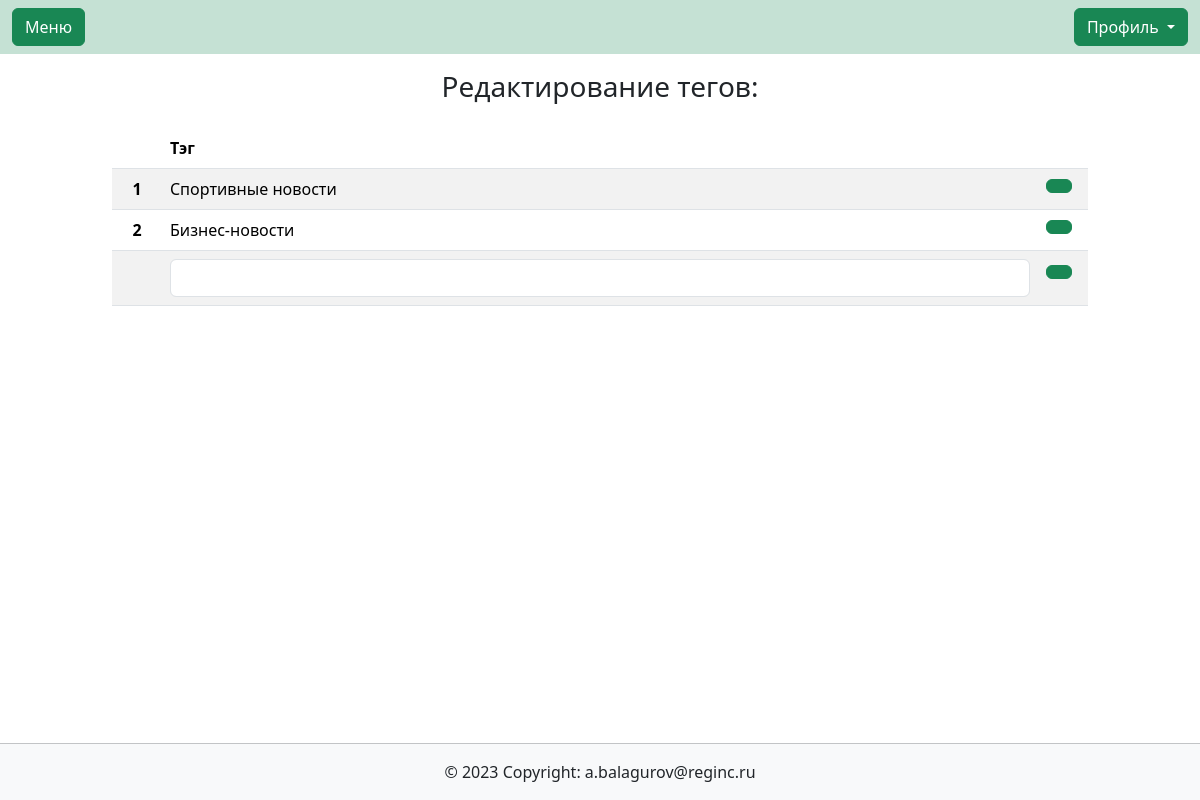
The page /contentmanagment/tags/ on the database as committed earlier.
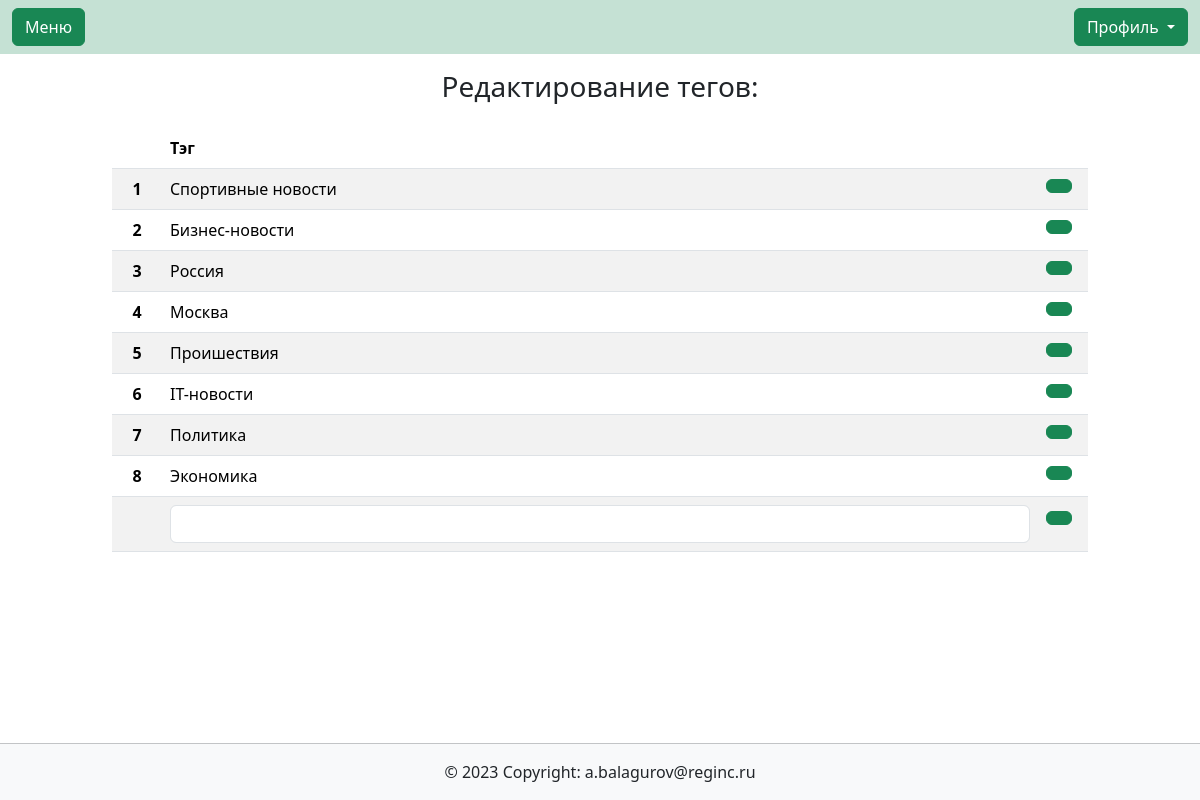
The same page on the database as committed later.
### main/models.py (models this page shows)
class TagsModel(models.Model):
    description = models.CharField(max_length=100, blank=True)
    class Meta:
        verbose_name_plural = 'Тэги новостей'
    def __str__(self):
        return self.description
    def get_absolute_url(self):
        return reverse('contentmanagment:tags', kwargs={'id': self.id})

### contentmanagment/views.py (the view)
# urls.py: path('tags/', views.tags, name='tags'),
def tags(request, id=None):
    tags = TagsModel.objects.all()
    form = TagsForm()
    if id != None:
        instance = TagsModel.objects.get(pk=id)
        form = TagsForm(instance=instance)
    if request.method == 'POST':
        form = TagsForm(request.POST, instance=instance)
        if form.is_valid():
            form.save()
            return redirect('contentmanagment:tags', permanent=True)
    context = {
        'tags': tags,
        'form': form,
        'id': id,
    }
    print(form.instance)
    return render(request, 'contentmanagment/tags.html', context)

### contentmanagment/forms.py
class TagsForm(forms.ModelForm):
    class Meta:
        model = TagsModel
        fields = ['description']
        widgets = {
            'description': forms.TextInput(attrs={'class': 'form-control'}),
        }

### contentmanagment/templates/contentmanagment/tags.html (shortened to what this page needs)
{% extends  'base.html' %}
{% load bootstrap_icons %}
{% block content %}
    <h3 class="text-center py-3">Редактирование тегов:</h3>
    <div class="container col-12 col-md-10">
    <table class="table table-striped">
        <thead>
          <tr>
            <th scope="col"></th>
            <th scope="col">Тэг</th>
            <th scope="col"></th>
          </tr>
        </thead>
        <tbody>
        {% for tag in tags %}
            <tr class="my-auto align-items-center">
                <th scope="row" class="my-auto py-auto text-center" style="width: 50px;">{{ forloop.counter }}</th>
                <td class="my-auto py-auto align-items-center">{{ tag.description }}</td>
                <td class="my-1 py-1" style="width: 50px;"><a class="btn btn-success" href="{{ tag.get_absolute_url }}">{% bs_icon 'pencil' size='1.3em' %}</a></td>
            </tr>
        {% endfor %}
            <form method="post">
                <tr class="my-auto align-items-center">
                    <th scope="row" class="my-auto text-center" style="width: 50px;"></th>
                    <td class="my-auto py-auto align-items-center">{{ form.description }}</td>
                    <td class="my-auto" style="width: 50px;"><button type="submit" class="btn btn-success"> </button></td>
                </tr>
            </form>
        </tbody>
    </table>
</div>
{% endblock content %}

### all_apps/templates/base.html (shortened to what this page needs)
<!DOCTYPE html>
{% load bootstrap5 %}
{% load bootstrap_icons %}
{% load static %}
{% load i18n %}
<html lang="ru">
<head>
    <link rel="stylesheet" href="{% static 'main/css/style.css' %}">
    <link href="https://cdn.jsdelivr.net/npm/select2@4.1.0-rc.0/dist/css/select2.min.css" rel="stylesheet" />
    {% bootstrap_css %}
</head>
<body class="d-flex flex-column min-vh-100">
    {% block header %}
        {% include "header.html" %}
    {% endblock header %}
    {% block content %}
    {% endblock content %}
    {% block footer %}
        {% include "footer.html" %}
    {% endblock footer %}
</body>
</html>

### all_apps/templates/header.html (shortened to what this page needs)
{% load bootstrap_icons %}
<nav class="navbar navbar-expand-lg navbar-light" style="background-color: #C5E1D4;">
    <div class="container-fluid">
        <a class="btn btn-success" data-bs-toggle="offcanvas" href="#offcanvasExample" role="button" aria-controls="offcanvasExample">
            {% bs_icon 'list' size='1.5em' %} Меню
        </a>
        {% if user.is_authenticated %}
            <div class="dropdown ms-3" style="background-color: #C5E1D4;">
                <button class="btn btn-success dropdown-toggle" id="bd-versions" data-bs-toggle="dropdown" aria-expanded="false" data-bs-display="static">
                    {{ user.last_name }} {{ user.first_name }}
                </button>
                <ul class="dropdown-menu dropdown-menu-end" style="background-color: #C5E1D4;" aria-labelledby="bd-versions">
                    <li>
                        <a class="dropdown-item" href="{% url 'contentmanagment:news-list' %}">Мои публикации</a>
                    </li>
                    <li>
                        <a class="dropdown-item" href="{% url 'contentmanagment:addNews' %}">Добавить новость</a>
                    </li>
                    <li>
                        <a class="dropdown-item" href="{% url 'contentmanagment:tags' %}">Тэги новостей</a>
                    </li>
                    <li>
                        <a class="dropdown-item" href="{% url 'users:profile' %}">Личный кабинет</a>
                    </li>
                    {% if perms.user.change_user %}
                        <li>
                            <a class="dropdown-item" href="{% url 'users:listusers' %}">Пользователи</a>
                        </li>
                        <li>
                            <a class="dropdown-item" href="{% url 'users:listgroups' %}">Группы доступа</a>
                        </li>
                    {% endif %}
                    <li><hr class="dropdown-divider"></li>
                    <li>
                        <a class="dropdown-item"  href="{% url 'users:logout' %}">Выход</a>
                    </li>
                </ul>
            </div>
        {% else %}
            <div class="dropdown ms-3" style="background-color: #C5E1D4;">
                <button class="btn btn-success dropdown-toggle" id="bd-versions" data-bs-toggle="dropdown" aria-expanded="false" data-bs-display="static">
                    Профиль
                </button>
            </div>
        {% endif %}
    </div>
  </nav>

### all_apps/templates/footer.html
<footer class="bg-light text-center col-12 ">
    <hr class="p-0 m-0">
    <div class="text-center p-3">
      © 2023 Copyright:
      <a href="mailto:a.balagurov@reginc.ru" class="link-dark text-decoration-none">a.balagurov@reginc.ru</a>
    </div>
  </footer>

### main/static/main/css/style.css (style rules this page uses)
body { min-height: 100vh; position: relative; margin: 0; padding-bottom: 55px; box-sizing: border-box; }
footer { position: absolute; bottom: 0; height: 57px; }

Rows that differ between the two databases and show on the page:
added TagsModel: description "Россия"
added TagsModel: description "Москва"
added TagsModel: description "Проишествия"
added TagsModel: description "IT-новости"
added TagsModel: description "Политика"
added TagsModel: description "Экономика"
